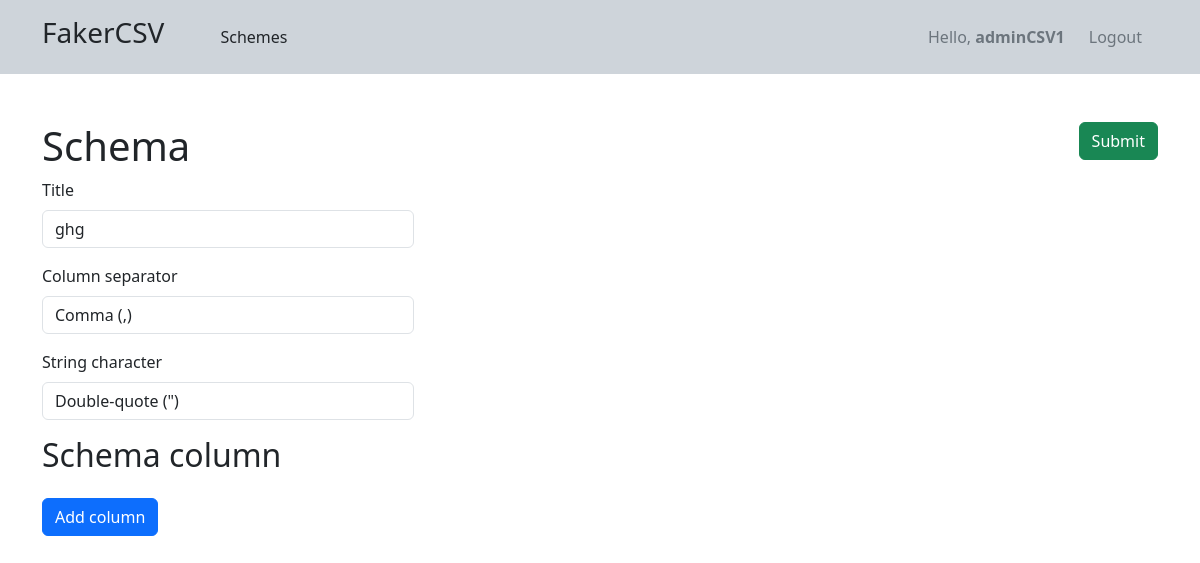
The page /edit/2 (signed in) on the database its author committed.
### core/models.py (models this page shows, shortened)
class Scheme(models.Model):
    user = models.ForeignKey(User, on_delete=models.CASCADE)
    title = models.CharField(max_length=60)
    created_at = models.DateField(auto_now_add=True)
    updated_at = models.DateField(auto_now=True)
    column_separator = models.CharField(max_length=5, choices=SEPARATOR_CHOICES, default=",")
    string_character = models.CharField(max_length=5, choices=CHARACTER_CHOICES, default="\"")

### core/views.py (the view, shortened to what this page needs)
# urls.py: path('edit/<int:scheme_id>', views.SchemeUpdateView.as_view()),
class SchemeUpdateView(LoginRequiredMixin, UpdateView):
    model = Scheme
    fields = ["title", "column_separator", "string_character"]
    success_url = "/schemes"
    template_name = "create_scheme.html"
    pk_url_kwarg = "scheme_id"
    def get_context_data(self, **kwargs):
        context = super().get_context_data(**kwargs)
        if self.request.POST:
            context["columns"] = column_formset(self.request.POST, instance=self.object)
        else:
            context["columns"] = column_formset(instance=self.object)
        return context

### templates/create_scheme.html (shortened to what this page needs)
{% extends 'base.html' %}
{% load static %}
{% load bootstrap4 %}
{% block content %}
<link rel="stylesheet" href="{% static 'css/style.css' %}">
<div class="container">
    <form method="post">{% csrf_token %}
        <div class="d-flex justify-content-between mt-5">
            <h1>Schema</h1>
            <button type="submit" class="btn btn-success h-25">Submit</button>
        </div>
        <div class="col-4">
            {% bootstrap_form form %}
        </div>
        <h2 class="mt-3">Schema column</h2>
        <button type="button" class="btn btn-primary mt-3" id="add-column">Add column</button>
    </form>
</div>
{% endblock %}

### templates/base.html (shortened to what this page needs)
<!doctype html>
<html lang="en">
<head>
    <link href="https://cdn.jsdelivr.net/npm/bootstrap@5.3.3/dist/css/bootstrap.min.css" rel="stylesheet"
>
</head>
<body>
<header class="p-3 bg-dark-subtle">
    <div class="container">
        <div class="d-flex flex-wrap align-items-center justify-content-center justify-content-lg-start">
            <a href="/" class="d-flex align-items-center mb-2 mb-lg-0 text-decoration-none">
                <h3 class="text-dark">FakerCSV</h3>
            </a>
            <ul class="nav col-12 col-lg-auto ms-5 me-lg-auto mb-2 justify-content-center mb-md-0">
                <li><a href="/schemes" class="nav-link px-2 text-dark">Schemes</a></li>
            </ul>
            <div class="text-end">
                <ul class="nav col-12 col-lg-auto ms-5 me-lg-auto mb-2 justify-content-center align-items-center mb-md-0">
                    <li class="text-secondary">Hello, <strong>{{ user }}</strong></li>
                    <form action="/logout/" method="post">
                            <button class="nav-link ps-4 text-secondary" type="submit">Logout</button>
                        </form>
                </ul>
            </div>
        </div>
    </div>
</header>
{% block content %}
{% endblock %}
</body>
</html>

### static/css/style.css (style rules this page uses)
.form-control { margin-bottom: 10px; }

### rows shown on the page
Scheme: title "ghg", column_separator "Comma (,)", string_character "Double-quote (\")"

### other values the page prints
{{ user }} "adminCSV1"
